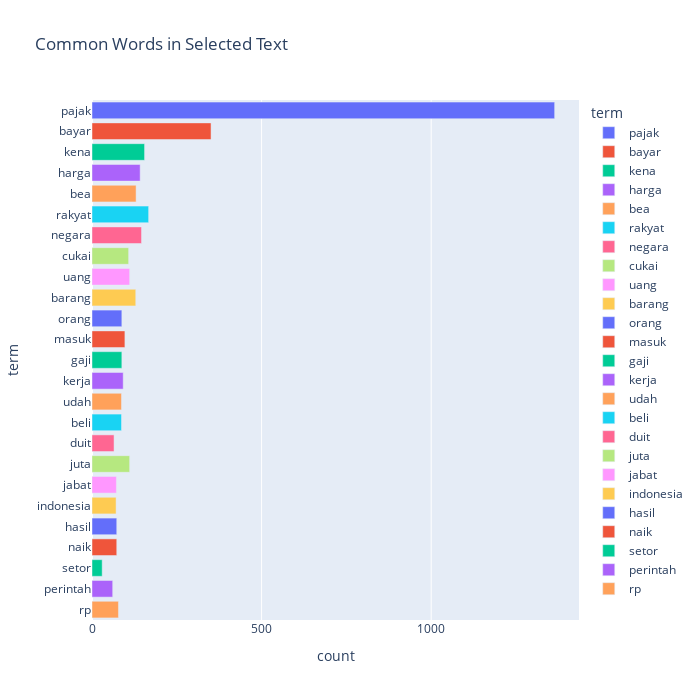

Notebook code cell kept with this figure:
### Markdown cell above
### Visualization of the most frequent words

### Code cell
fig = px.bar(ranking.head(25), x="count", y="term", title='Common Words in Selected Text', orientation='h',  width=700, height=700, color='term')
fig.show()

### Figure 1 — Plotly figure (JSON) as saved in the notebook; plotly's stock layout.template omitted (floating-point values rounded to 4 significant figures)
{"data": [{"alignmentgroup": "True", "hovertemplate": "term=%{y}<br>count=%{x}<extra></extra>", "legendgroup": "pajak", "marker": {"color": "#636efa", "pattern": {"shape": ""}}, "name": "pajak", "offsetgroup": "pajak", "orientation": "h", "showlegend": true, "textposition": "auto", "type": "bar", "x": [1364], "xaxis": "x", "y": ["pajak"], "yaxis": "y"}, {"alignmentgroup": "True", "hovertemplate": "term=%{y}<br>count=%{x}<extra></extra>", "legendgroup": "bayar", "marker": {"color": "#EF553B", "pattern": {"shape": ""}}, "name": "bayar", "offsetgroup": "bayar", "orientation": "h", "showlegend": true, "textposition": "auto", "type": "bar", "x": [351], "xaxis": "x", "y": ["bayar"], "yaxis": "y"}, {"alignmentgroup": "True", "hovertemplate": "term=%{y}<br>count=%{x}<extra></extra>", "legendgroup": "kena", "marker": {"color": "#00cc96", "pattern": {"shape": ""}}, "name": "kena", "offsetgroup": "kena", "orientation": "h", "showlegend": true, "textposition": "auto", "type": "bar", "x": [155], "xaxis": "x", "y": ["kena"], "yaxis": "y"}, {"alignmentgroup": "True", "hovertemplate": "term=%{y}<br>count=%{x}<extra></extra>", "legendgroup": "harga", "marker": {"color": "#ab63fa", "pattern": {"shape": ""}}, "name": "harga", "offsetgroup": "harga", "orientation": "h", "showlegend": true, "textposition": "auto", "type": "bar", "x": [142], "xaxis": "x", "y": ["harga"], "yaxis": "y"}, {"alignmentgroup": "True", "hovertemplate": "term=%{y}<br>count=%{x}<extra></extra>", "legendgroup": "bea", "marker": {"color": "#FFA15A", "pattern": {"shape": ""}}, "name": "bea", "offsetgroup": "bea", "orientation": "h", "showlegend": true, "textposition": "auto", "type": "bar", "x": [130], "xaxis": "x", "y": ["bea"], "yaxis": "y"}, {"alignmentgroup": "True", "hovertemplate": "term=%{y}<br>count=%{x}<extra></extra>", "legendgroup": "rakyat", "marker": {"color": "#19d3f3", "pattern": {"shape": ""}}, "name": "rakyat", "offsetgroup": "rakyat", "orientation": "h", "showlegend": true, "textposition": "auto", "type": "bar", "x": [167], "xaxis": "x", "y": ["rakyat"], "yaxis": "y"}, {"alignmentgroup": "True", "hovertemplate": "term=%{y}<br>count=%{x}<extra></extra>", "legendgroup": "negara", "marker": {"color": "#FF6692", "pattern": {"shape": ""}}, "name": "negara", "offsetgroup": "negara", "orientation": "h", "showlegend": true, "textposition": "auto", "type": "bar", "x": [146], "xaxis": "x", "y": ["negara"], "yaxis": "y"}, {"alignmentgroup": "True", "hovertemplate": "term=%{y}<br>count=%{x}<extra></extra>", "legendgroup": "cukai", "marker": {"color": "#B6E880", "pattern": {"shape": ""}}, "name": "cukai", "offsetgroup": "cukai", "orientation": "h", "showlegend": true, "textposition": "auto", "type": "bar", "x": [108], "xaxis": "x", "y": ["cukai"], "yaxis": "y"}, {"alignmentgroup": "True", "hovertemplate": "term=%{y}<br>count=%{x}<extra></extra>", "legendgroup": "uang", "marker": {"color": "#FF97FF", "pattern": {"shape": ""}}, "name": "uang", "offsetgroup": "uang", "orientation": "h", "showlegend": true, "textposition": "auto", "type": "bar", "x": [111], "xaxis": "x", "y": ["uang"], "yaxis": "y"}, {"alignmentgroup": "True", "hovertemplate": "term=%{y}<br>count=%{x}<extra></extra>", "legendgroup": "barang", "marker": {"color": "#FECB52", "pattern": {"shape": ""}}, "name": "barang", "offsetgroup": "barang", "orientation": "h", "showlegend": true, "textposition": "auto", "type": "bar", "x": [129], "xaxis": "x", "y": ["barang"], "yaxis": "y"}, {"alignmentgroup": "True", "hovertemplate": "term=%{y}<br>count=%{x}<extra></extra>", "legendgroup": "orang", "marker": {"color": "#636efa", "pattern": {"shape": ""}}, "name": "orang", "offsetgroup": "orang", "orientation": "h", "showlegend": true, "textposition": "auto", "type": "bar", "x": [88], "xaxis": "x", "y": ["orang"], "yaxis": "y"}, {"alignmentgroup": "True", "hovertemplate": "term=%{y}<br>count=%{x}<extra></extra>", "legendgroup": "masuk", "marker": {"color": "#EF553B", "pattern": {"shape": ""}}, "name": "masuk", "offsetgroup": "masuk", "orientation": "h", "showlegend": true, "textposition": "auto", "type": "bar", "x": [97], "xaxis": "x", "y": ["masuk"], "yaxis": "y"}, {"alignmentgroup": "True", "hovertemplate": "term=%{y}<br>count=%{x}<extra></extra>", "legendgroup": "gaji", "marker": {"color": "#00cc96", "pattern": {"shape": ""}}, "name": "gaji", "offsetgroup": "gaji", "orientation": "h", "showlegend": true, "textposition": "auto", "type": "bar", "x": [88], "xaxis": "x", "y": ["gaji"], "yaxis": "y"}, {"alignmentgroup": "True", "hovertemplate": "term=%{y}<br>count=%{x}<extra></extra>", "legendgroup": "kerja", "marker": {"color": "#ab63fa", "pattern": {"shape": ""}}, "name": "kerja", "offsetgroup": "kerja", "orientation": "h", "showlegend": true, "textposition": "auto", "type": "bar", "x": [92], "xaxis": "x", "y": ["kerja"], "yaxis": "y"}, {"alignmentgroup": "True", "hovertemplate": "term=%{y}<br>count=%{x}<extra></extra>", "legendgroup": "udah", "marker": {"color": "#FFA15A", "pattern": {"shape": ""}}, "name": "udah", "offsetgroup": "udah", "orientation": "h", "showlegend": true, "textposition": "auto", "type": "bar", "x": [87], "xaxis": "x", "y": ["udah"], "yaxis": "y"}, {"alignmentgroup": "True", "hovertemplate": "term=%{y}<br>count=%{x}<extra></extra>", "legendgroup": "beli", "marker": {"color": "#19d3f3", "pattern": {"shape": ""}}, "name": "beli", "offsetgroup": "beli", "orientation": "h", "showlegend": true, "textposition": "auto", "type": "bar", "x": [87], "xaxis": "x", "y": ["beli"], "yaxis": "y"}, {"alignmentgroup": "True", "hovertemplate": "term=%{y}<br>count=%{x}<extra></extra>", "legendgroup": "duit", "marker": {"color": "#FF6692", "pattern": {"shape": ""}}, "name": "duit", "offsetgroup": "duit", "orientation": "h", "showlegend": true, "textposition": "auto", "type": "bar", "x": [65], "xaxis": "x", "y": ["duit"], "yaxis": "y"}, {"alignmentgroup": "True", "hovertemplate": "term=%{y}<br>count=%{x}<extra></extra>", "legendgroup": "juta", "marker": {"color": "#B6E880", "pattern": {"shape": ""}}, "name": "juta", "offsetgroup": "juta", "orientation": "h", "showlegend": true, "textposition": "auto", "type": "bar", "x": [111], "xaxis": "x", "y": ["juta"], "yaxis": "y"}, {"alignmentgroup": "True", "hovertemplate": "term=%{y}<br>count=%{x}<extra></extra>", "legendgroup": "jabat", "marker": {"color": "#FF97FF", "pattern": {"shape": ""}}, "name": "jabat", "offsetgroup": "jabat", "orientation": "h", "showlegend": true, "textposition": "auto", "type": "bar", "x": [72], "xaxis": "x", "y": ["jabat"], "yaxis": "y"}, {"alignmentgroup": "True", "hovertemplate": "term=%{y}<br>count=%{x}<extra></extra>", "legendgroup": "indonesia", "marker": {"color": "#FECB52", "pattern": {"shape": ""}}, "name": "indonesia", "offsetgroup": "indonesia", "orientation": "h", "showlegend": true, "textposition": "auto", "type": "bar", "x": [71], "xaxis": "x", "y": ["indonesia"], "yaxis": "y"}, {"alignmentgroup": "True", "hovertemplate": "term=%{y}<br>count=%{x}<extra></extra>", "legendgroup": "hasil", "marker": {"color": "#636efa", "pattern": {"shape": ""}}, "name": "hasil", "offsetgroup": "hasil", "orientation": "h", "showlegend": true, "textposition": "auto", "type": "bar", "x": [73], "xaxis": "x", "y": ["hasil"], "yaxis": "y"}, {"alignmentgroup": "True", "hovertemplate": "term=%{y}<br>count=%{x}<extra></extra>", "legendgroup": "naik", "marker": {"color": "#EF553B", "pattern": {"shape": ""}}, "name": "naik", "offsetgroup": "naik", "orientation": "h", "showlegend": true, "textposition": "auto", "type": "bar", "x": [73], "xaxis": "x", "y": ["naik"], "yaxis": "y"}, {"alignmentgroup": "True", "hovertemplate": "term=%{y}<br>count=%{x}<extra></extra>", "legendgroup": "setor", "marker": {"color": "#00cc96", "pattern": {"shape": ""}}, "name": "setor", "offsetgroup": "setor", "orientation": "h", "showlegend": true, "textposition": "auto", "type": "bar", "x": [30], "xaxis": "x", "y": ["setor"], "yaxis": "y"}, {"alignmentgroup": "True", "hovertemplate": "term=%{y}<br>count=%{x}<extra></extra>", "legendgroup": "perintah", "marker": {"color": "#ab63fa", "pattern": {"shape": ""}}, "name": "perintah", "offsetgroup": "perintah", "orientation": "h", "showlegend": true, "textposition": "auto", "type": "bar", "x": [61], "xaxis": "x", "y": ["perintah"], "yaxis": "y"}, {"alignmentgroup": "True", "hovertemplate": "term=%{y}<br>count=%{x}<extra></extra>", "legendgroup": "rp", "marker": {"color": "#FFA15A", "pattern": {"shape": ""}}, "name": "rp", "offsetgroup": "rp", "orientation": "h", "showlegend": true, "textposition": "auto", "type": "bar", "x": [78], "xaxis": "x", "y": ["rp"], "yaxis": "y"}], "layout": {"barmode": "relative", "height": 700, "legend": {"title": {"text": "term"}, "tracegroupgap": 0}, "title": {"text": "Common Words in Selected Text"}, "width": 700, "xaxis": {"anchor": "y", "domain": [0, 1], "title": {"text": "count"}}, "yaxis": {"anchor": "x", "categoryarray": ["rp", "perintah", "setor", "naik", "hasil", "indonesia", "jabat", "juta", "duit", "beli", "udah", "kerja", "gaji", "masuk", "orang", "barang", "uang", "cukai", "negara", "rakyat", "bea", "harga", "kena", "bayar", "pajak"], "categoryorder": "array", "domain": [0, 1], "title": {"text": "term"}}}}
